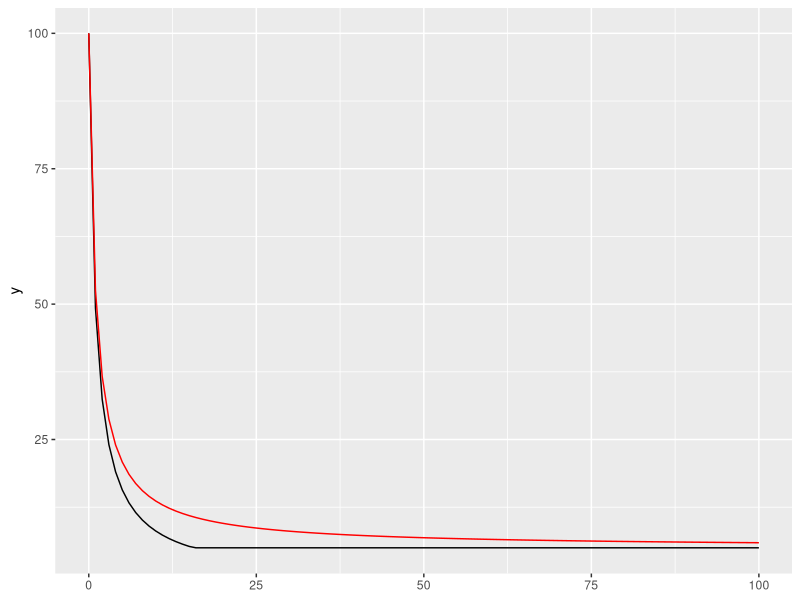
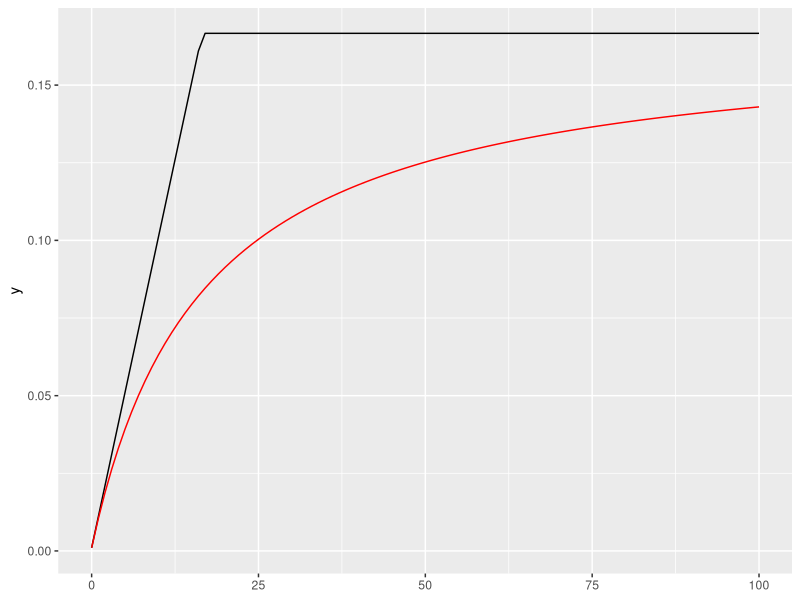

These charts were generated, in order, by the following R code:
## ---- chunk 1
library(ggplot2)
## ---- chunk 2
a_diffusion <- function(t, a0, diffusion_constant, k)
  pmax(k, (a0 - diffusion_constant * t * (a0 + 1)) / (1 + diffusion_constant * t * (a0 + 1)))

a_diffusion2 <- function(t, a0, diffusion_constant, k)
  a0 * (1.0 + k * diffusion_constant * t) / (1.0 + a0 * diffusion_constant * t)

ggplot() + geom_function(fun = ~a_diffusion(., 100, 0.01, 5)) + xlim(0, 100) +
  geom_function(fun = ~a_diffusion2(., 100, 0.01, 5), col="red")
  
## ---- chunk 3
var_part <- function(a) (1 / (a + 1))
ggplot() + geom_function(fun = ~var_part(a_diffusion(., 1000, 0.01, 5))) + xlim(0, 100) +
  geom_function(fun = ~var_part(a_diffusion2(., 1000, 0.01, 5)), col="red")
